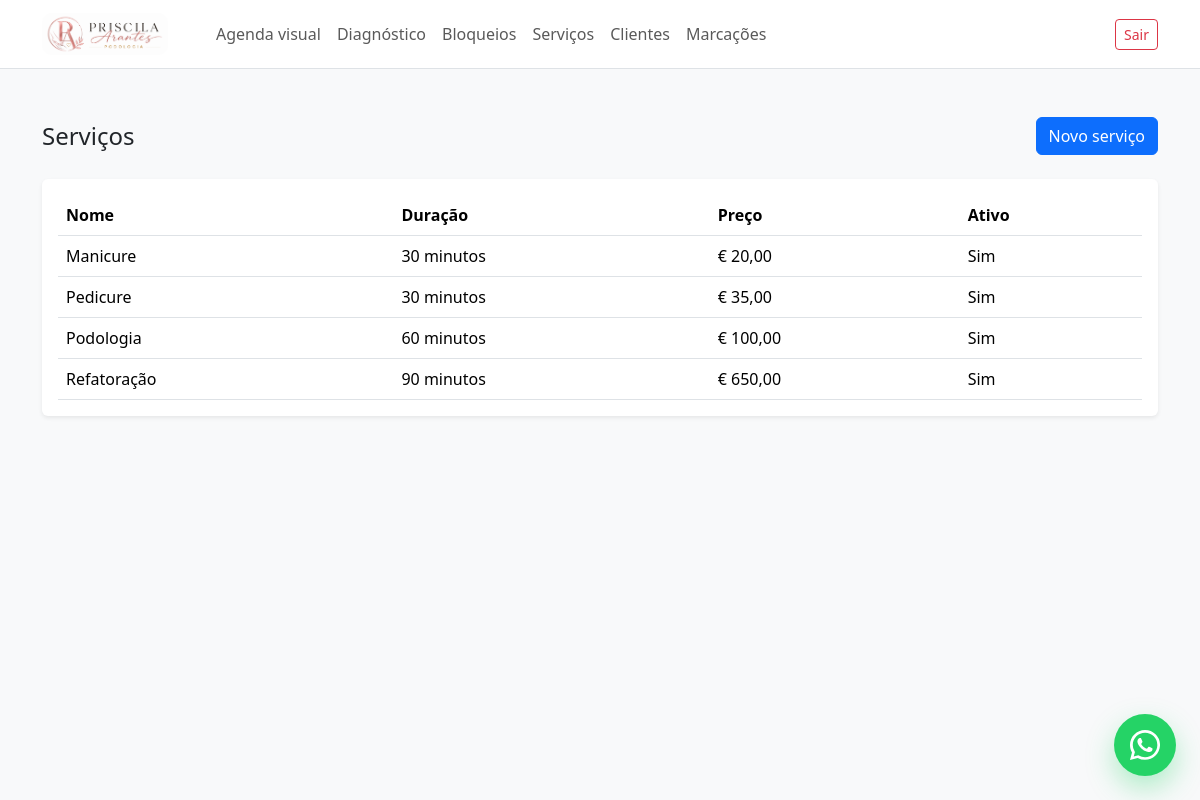
Page /servicos/ (signed in) on the committed database.
### appointments/models.py (models this page shows, shortened)
class Service(models.Model):
    name = models.CharField(max_length=120)
    description = models.TextField(blank=True)
    duration_minutes = models.PositiveIntegerField(default=60)
    price = models.DecimalField(max_digits=10, decimal_places=2)
    is_active = models.BooleanField(default=True)
    created_at = models.DateTimeField(auto_now_add=True)
    updated_at = models.DateTimeField(auto_now=True)
    class Meta:
        ordering = ["name"]

### appointments/views/services.py (the view)
# urls.py: path("servicos/", ServiceListView.as_view(), name="service_list"),
class ServiceListView(LoginRequiredMixin, ListView):
    model = Service
    template_name = "appointments/service_list.html"
    context_object_name = "services"

### templates/appointments/service_list.html (shortened to what this page needs)
{% extends "base.html" %}
{% block content %}
<div class="d-flex justify-content-between align-items-center mb-4">
    <h1 class="h4 mb-0">Serviços</h1>
    <a href="{% url 'appointments:service_create' %}" class="btn btn-primary">
        Novo serviço
    </a>
</div>
<div class="card shadow-sm border-0">
    <div class="card-body">
        {% if services %}
            <div class="table-responsive">
                <table class="table table-hover align-middle mb-0">
                    <thead>
                        <tr>
                            <th>Nome</th>
                            <th>Duração</th>
                            <th>Preço</th>
                            <th>Ativo</th>
                        </tr>
                    </thead>
                    <tbody>
                        {% for service in services %}
                            <tr>
                                <td>{{ service.name }}</td>
                                <td>{{ service.duration_minutes }} minutos</td>
                                <td>€ {{ service.price }}</td>
                                <td>
                                    {% if service.is_active %}
                                        Sim
                                    {% else %}
                                        Não
                                    {% endif %}
                                </td>
                            </tr>
                        {% endfor %}
                    </tbody>
                </table>
            </div>
        {% else %}
            <p class="mb-0">Nenhum serviço cadastrado.</p>
        {% endif %}
    </div>
</div>
{% endblock %}

### rows in the picture
Service: name "Manicure", duration_minutes "30", price "20,00", is_active "Sim"
Service: name "Pedicure", duration_minutes "30", price "35,00", is_active "Sim"
Service: name "Podologia", duration_minutes "60", price "100,00", is_active "Sim"
Service: name "Refatoração", duration_minutes "90", price "650,00", is_active "Sim"
